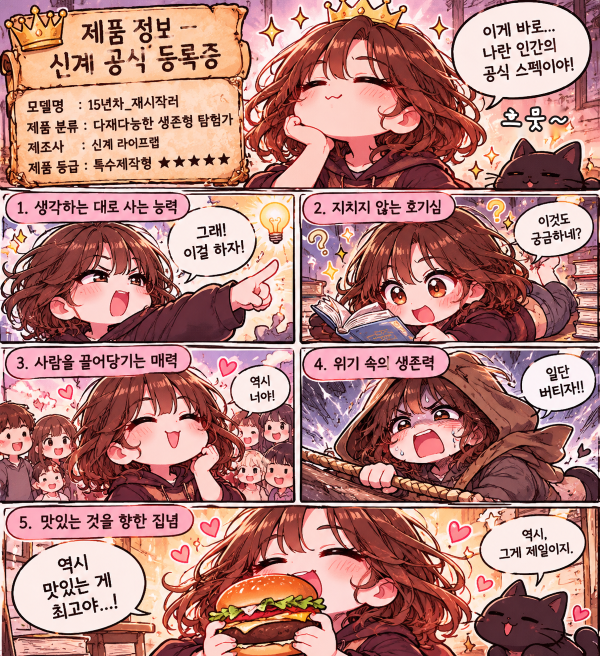
#> input picture spec/src/src_fix.png, 1199 x 1312 px (shown at 1/2 size)
$ python patch_en.py
#> lines starting #> are read from the running program, lines starting #| are printed output that depends on the picture; after the words box and inside, x2 and y2 are one past the last pixel; in counts of white or black regions, pixels touching at a corner belong together
import cv2, numpy as np
from PIL import Image, ImageDraw, ImageFont
NUN = '/home/claude/onewordc/fonts/'
def nun(s, w=800): return ImageFont.truetype(NUN + f'nunito-latin-{w}-normal.ttf', s)
def hand(s): return ImageFont.truetype('fonts/gaegu.ttf', s)
INK = (40, 30, 30)
im = Image.open('src_fix.png').convert('RGB')
#> im is the input picture: PIL image 1199x1312 RGB; mean R, G, B 180.7, 128.9, 123.1
cv = cv2.cvtColor(np.array(im), cv2.COLOR_RGB2BGR)
m = np.zeros(cv.shape[:2], np.uint8); cv2.rectangle(m, (995, 212), (1140, 275), 255, -1)
#> after `cv2.rectangle(m, (995, 212), (1140, 275), 255, -1)`:
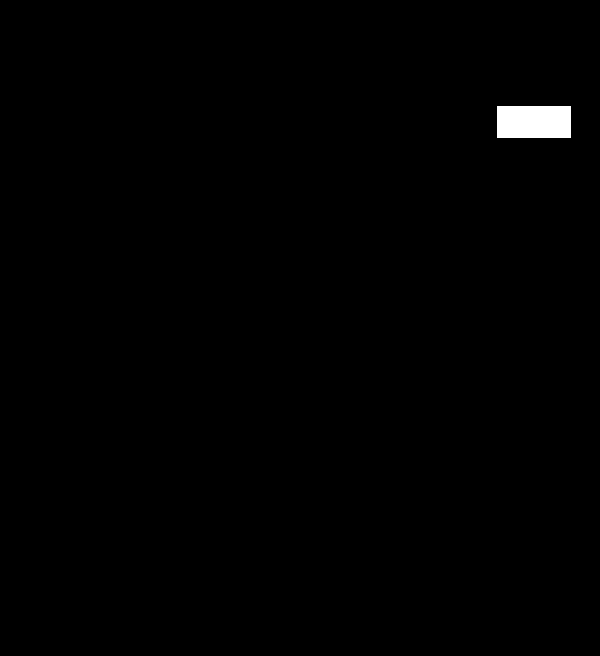
#> m: shape (1312, 1199) (shown at 1/2 size); 0.59% white; 1 white region, box (x1, y1, x2, y2) and area: (995, 212, 1141, 276) 9344
im = Image.fromarray(cv2.cvtColor(cv2.inpaint(cv, m, 7, cv2.INPAINT_TELEA), cv2.COLOR_BGR2RGB))
d = ImageDraw.Draw(im)
def fit(txt, w, h, maker, start):
    s = start
    while s > 12:
        b = d.multiline_textbbox((0, 0), txt, font=maker(s), spacing=int(s * .15), align='center')
        if b[2] - b[0] <= w and b[3] - b[1] <= h: return maker(s)
        s -= 1
    return maker(s)
def bubble(box, txt):
    x0, y0, x1, y1 = box
    d.ellipse(box, fill=(255, 255, 255), outline=INK, width=4)
    f = fit(txt, (x1 - x0) * .74, (y1 - y0) * .7, hand, 40)
    d.multiline_text(((x0 + x1) / 2, (y0 + y1) / 2 + 2), txt, font=f, fill=INK, anchor='mm', align='center', spacing=int(f.size * .15))
def label(box, txt):
    x0, y0, x1, y1 = box
    d.rounded_rectangle(box, radius=(y1 - y0) // 2, fill=(250, 208, 214), outline=INK, width=4)
    f = fit(txt, (x1 - x0) * .9, (y1 - y0) * .7, nun, 30)
    d.text(((x0 + x1) / 2, (y0 + y1) / 2), txt, font=f, fill=INK, anchor='mm')
PARCH = (236, 206, 160); BR = (90, 50, 30)
d.rounded_rectangle((135, 22, 478, 160), radius=14, fill=PARCH); d.rectangle((88, 98, 140, 162), fill=PARCH)
d.multiline_text((306, 92), 'Product Info -\nDivine Registry', font=nun(36), fill=BR, anchor='mm', align='center', spacing=6)
d.rounded_rectangle((42, 172, 490, 352), radius=14, fill=PARCH)
rows = [('Model', '15yr_Restarter'), ('Type', 'Versatile survival explorer'), ('Maker', 'Divine LifeLab'), ('Grade', 'Special Edition ★★★★★')]
for i, (k, v) in enumerate(rows):
    y = 200 + i * 44
    d.text((58, y), k, font=nun(26), fill=BR, anchor='lm')
    fv = nun(24, 700) if '★' not in v else ImageFont.truetype('/usr/share/fonts/opentype/noto/NotoSansCJK-Bold.ttc', 22, index=1)
    d.text((150, y), ': ' + v, font=fv, fill=BR, anchor='lm')
bubble((895, 2, 1190, 210), 'This is...\nmy official\nhuman spec!')
#> the loop in fit, `while s > 12:` made 8 passes
#> b on passes 1 to 8: (0, 8, 261, 134), (0, 7, 255, 129), (0, 7, 248, 126), (0, 7, 242, 123), (0, 7, 235, 119), (0, 6, 229, 116), (0, 6, 222, 113), (0, 6, 215, 108)
#> after the loop in fit, `while s > 12:`: s = 33
d.text((1068, 242), 'So proud~', font=hand(44), fill=(255, 255, 255), anchor='mm', stroke_width=4, stroke_fill=(30, 22, 22))
label((12, 388, 385, 442), '1. Living life my way'); bubble((330, 420, 520, 565), 'Yes!\nLet\'s do\nthis!')
#> the loop in fit, `while s > 12:` made 1 pass
#> b on pass 1: (0, 5, 309, 34)
#> after the loop in fit, `while s > 12:`: s = 30
#> the loop in fit (call 2), `while s > 12:` made 7 passes
#> b on passes 1 to 7: (0, 9, 156, 126), (0, 9, 152, 121), (0, 8, 148, 118), (0, 8, 145, 115), (0, 8, 141, 112), (0, 7, 137, 109), (0, 7, 133, 106)
label((607, 388, 885, 442), '2. Tireless curiosity'); bubble((1020, 392, 1172, 530), 'Curious\nabout\nthis too?')
#> the loop in fit (call 2), `while s > 12:` made 6 passes
#> b on passes 1 to 6: (0, 5, 290, 34), (0, 5, 280, 33), (0, 5, 270, 32), (0, 5, 261, 32), (0, 5, 251, 30), (0, 5, 242, 29)
label((12, 692, 385, 748), '3. Magnetic charm'); bubble((455, 720, 590, 835), "That's\nso you!")
label((607, 692, 895, 748), '4. Crisis survival'); bubble((1035, 698, 1190, 840), 'Just\nhang\non!!')
label((12, 1012, 390, 1068), '5. Obsessed with good food')
im.save('src_en.png')
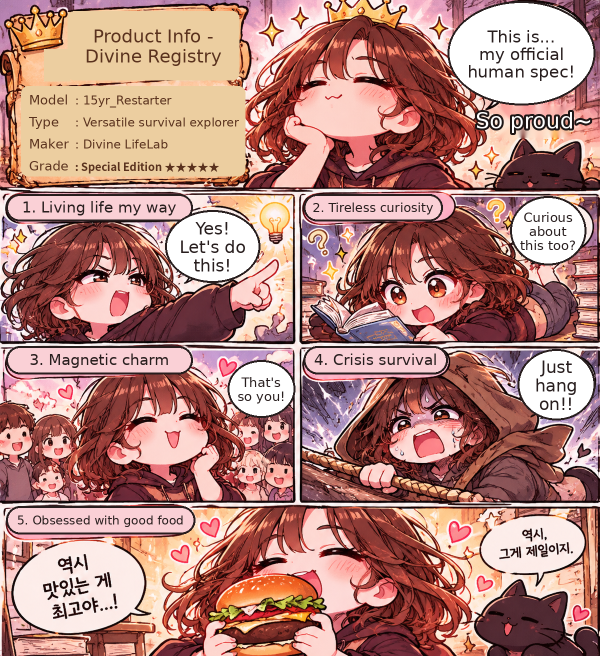
#> saved as src_en.png: PIL image 1199x1312 RGB (shown at 1/2 size); mean R, G, B 181, 133.7, 126.1
im.crop((0, 0, 1199, 860)).resize((900, 645)).save('en_chk.png')
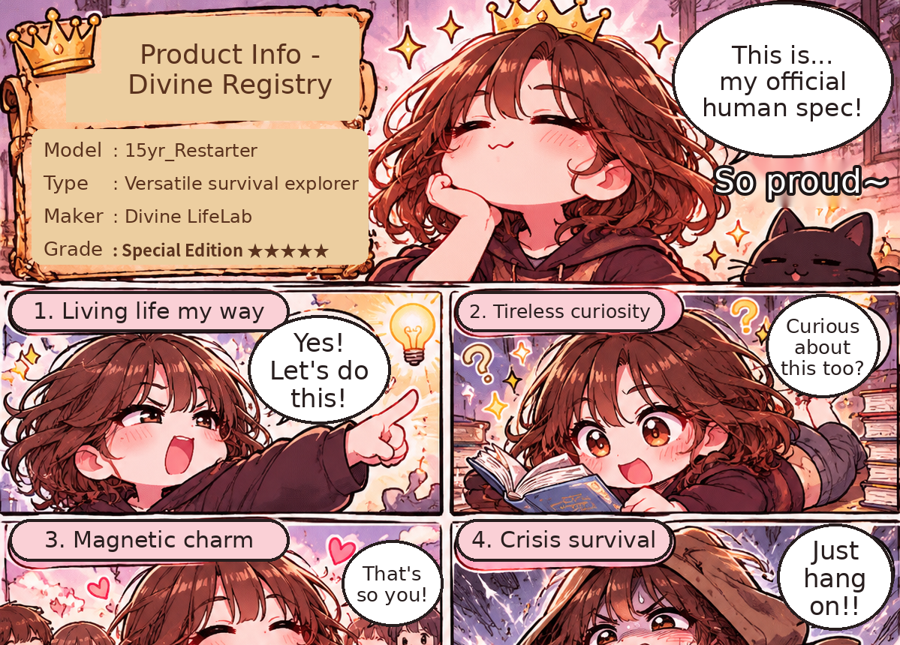
#> saved as en_chk.png: PIL image 900x645 RGB; mean R, G, B 183, 139.3, 131.6
